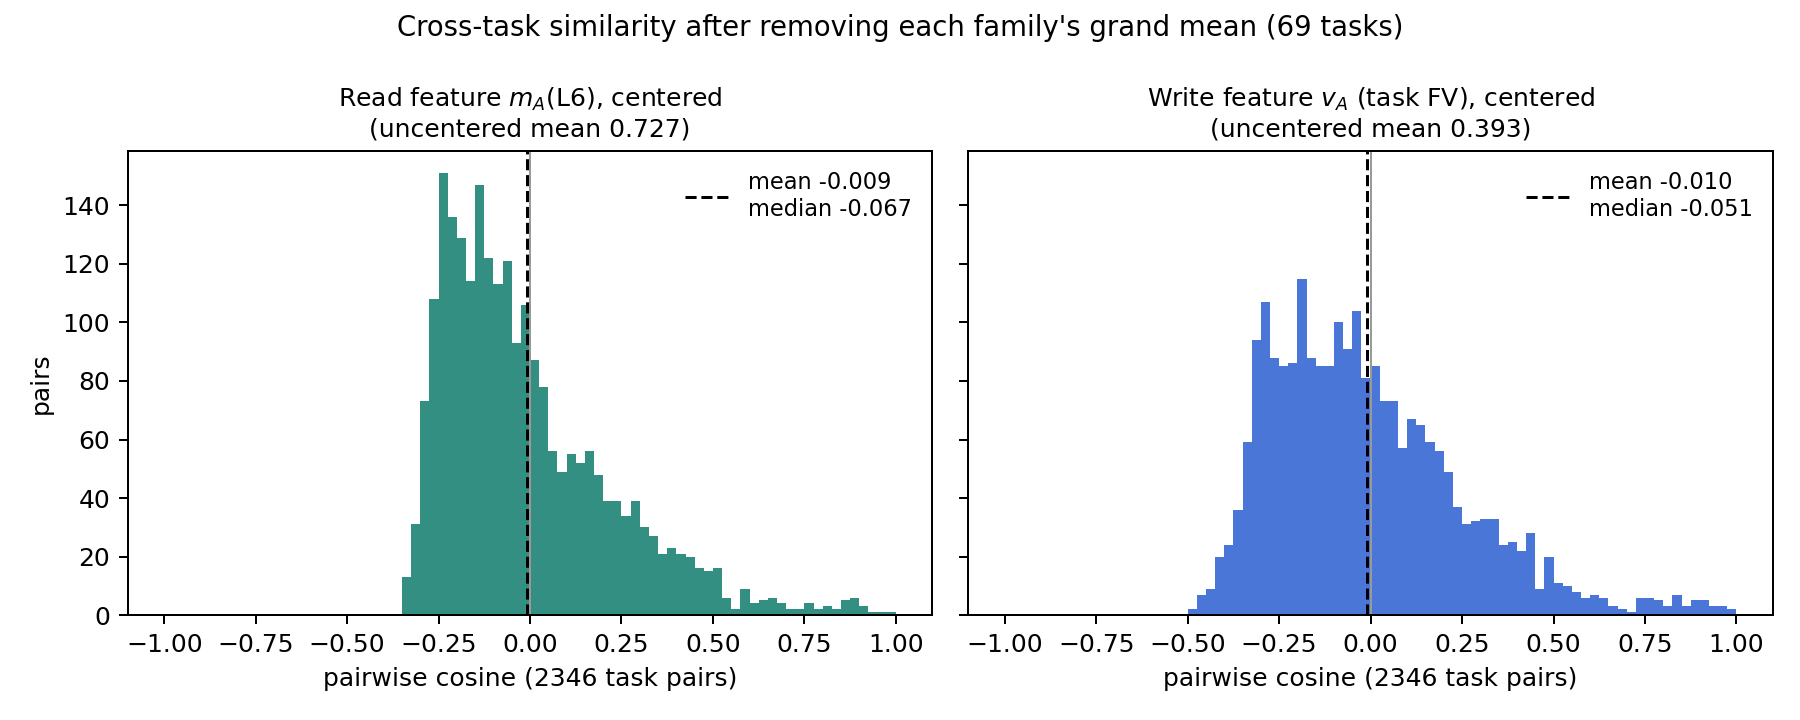

This figure's Python source:
"""Centered pairwise cosine similarity of task-level read features vs write features.

Before fitting/interpreting any read->write linear map: how similar are the 69
task-level vectors within each family once the shared (grand-mean) component is
removed?

- Read feature m_A(L):  artifacts/69_task_run/label_resid_means/<task>.pt,
  resid_means[L] (task-mean label-token residual; L6 = canonical read layer,
  L13 = linear-map peak layer, kept as a secondary variant in the CSV/npz).
- Write feature v_A:    artifacts/69_task_run/perprompt_fvs/<task>.pt,
  fv.mean(0) over the 150 per-prompt FVs (task FV).
- Centering: subtract the equal-weighted mean across the 69 task vectors
  (each family centered on its own grand mean). Cosines over all 2346 pairs.

Outputs (this folder): centered_cossim_hists.png, cossim_summary.csv,
pairwise_cos.npz. Uncentered values are computed alongside for reference
(should reproduce bottom_up_read_features/ablation/debugging: read .727, fv .393).
"""
import sys
from pathlib import Path

import numpy as np
import torch
import matplotlib

matplotlib.use("Agg")
import matplotlib.pyplot as plt

REPO = Path(__file__).resolve().parents[3]
sys.path.insert(0, str(REPO / "src"))
from utils.paths import ARTIFACTS_ROOT, RESULTS_ROOT  # noqa: E402

READ_ROOT = ARTIFACTS_ROOT / "69_task_run" / "label_resid_means"
FV_ROOT = ARTIFACTS_ROOT / "69_task_run" / "perprompt_fvs"
OUT = RESULTS_ROOT / "69_task_run" / "understanding_read_write_linear_map"
READ_LAYERS = [6, 13]

tasks = sorted(p.stem for p in READ_ROOT.glob("*.pt"))
assert len(tasks) == 69, f"expected 69 tasks, got {len(tasks)}"

reads = {L: [] for L in READ_LAYERS}
fvs = []
for t in tasks:
    r = torch.load(READ_ROOT / f"{t}.pt", map_location="cpu", weights_only=False)
    for L in READ_LAYERS:
        reads[L].append(r["resid_means"][L].double().numpy())
    f = torch.load(FV_ROOT / f"{t}.pt", map_location="cpu", weights_only=False)
    fv = f["fv"]
    assert fv.shape == (150, 4096), fv.shape
    fvs.append(fv.double().mean(0).numpy())

families = {f"read_L{L}": np.stack(reads[L]) for L in READ_LAYERS}
families["write_fv"] = np.stack(fvs)


def pairwise_cos(X):
    Xn = X / np.linalg.norm(X, axis=1, keepdims=True)
    C = Xn @ Xn.T
    iu = np.triu_indices(len(X), k=1)
    return C[iu]


rows = []
store = {"tasks": np.array(tasks)}
for name, X in families.items():
    for variant, Xv in [("uncentered", X), ("centered", X - X.mean(0))]:
        c = pairwise_cos(Xv)
        store[f"{name}__{variant}"] = c
        rows.append(
            (name, variant, len(c), c.mean(), np.median(c),
             np.percentile(c, 5), np.percentile(c, 95), c.min(), c.max())
        )

with open(OUT / "cossim_summary.csv", "w") as fh:
    fh.write("family,variant,n_pairs,mean,median,p5,p95,min,max\n")
    for r in rows:
        fh.write(",".join([r[0], r[1], str(r[2])] + [f"{v:.4f}" for v in r[3:]]) + "\n")
np.savez_compressed(OUT / "pairwise_cos.npz", **store)

fig, axes = plt.subplots(1, 2, figsize=(10, 4), sharex=True, sharey=True)
bins = np.linspace(-1, 1, 81)
panels = [
    ("read_L6", "Read feature $m_A$(L6), centered", "#0e7c6b"),
    ("write_fv", "Write feature $v_A$ (task FV), centered", "#2a5fd1"),
]
for ax, (name, title, color) in zip(axes, panels):
    c = store[f"{name}__centered"]
    ax.hist(c, bins=bins, color=color, alpha=0.85)
    ax.axvline(0, color="0.6", lw=0.8)
    ax.axvline(c.mean(), color="k", lw=1.2, ls="--",
               label=f"mean {c.mean():.3f}\nmedian {np.median(c):.3f}")
    u = store[f"{name}__uncentered"]
    ax.set_title(f"{title}\n(uncentered mean {u.mean():.3f})", fontsize=10)
    ax.set_xlabel("pairwise cosine (2346 task pairs)")
    ax.legend(frameon=False, fontsize=9)
axes[0].set_ylabel("pairs")
fig.suptitle("Cross-task similarity after removing each family's grand mean (69 tasks)", fontsize=11)
fig.tight_layout()
fig.savefig(OUT / "centered_cossim_hists.png", dpi=180)
print(open(OUT / "cossim_summary.csv").read())
